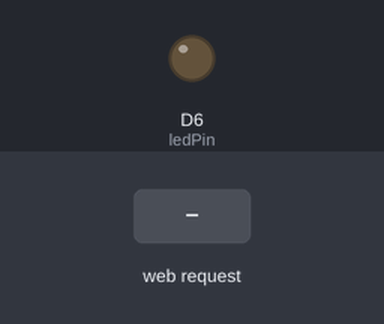
The sketch below on a simulated ESP8266 (NodeMCU). On the bench: output pins drawn as LEDs (lit = HIGH). The inputs (shaded band) are chosen by the test bench. WiFi joins after 1.5 s; servers stay silent unless stated; network time is answered at once with the bench clock; the local clock reads 2024-03-15 10:24:30 at power-on unless the sketch sets it; what the sketch prints to the serial monitor is not drawn.

Above: at 2.7 s.
2.8 s: HTTP request GET /6/on received
At 4.2 s:
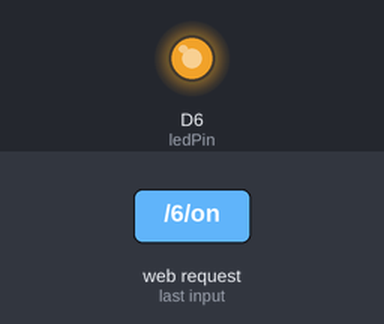
5.2 s: HTTP request GET /6/off received
At 6.3 s:
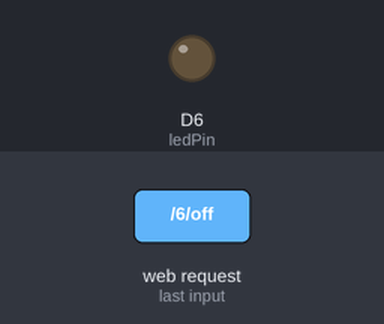
6.7 s: HTTP request GET /4/on received
At 7.5 s:
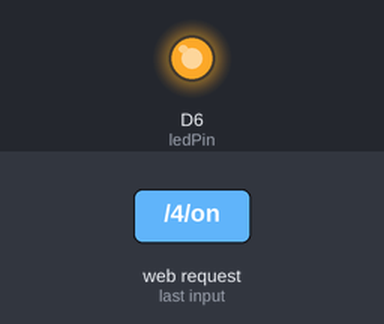
Timing chart, 0 to 9.7 s (numbered marks = the images above; inputs shaded):
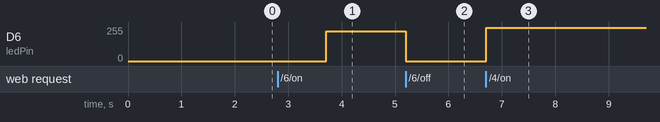

Measured:
- after the input at 2.8 s, D6 (ledPin): 0/255 → 224/255 after 0.91 s
- after the input at 5.2 s, D6 (ledPin): 224/255 → 0/255 at once
- after the input at 6.7 s, D6 (ledPin): 0/255 → 249/255 at once

The sketch:

WiFiAccessPoint.ino
```cpp
// Load Wi-Fi library
#include <ESP8266WiFi.h>
#include <NTPClient.h>
#include <WiFiUdp.h>
// Replace with your network credentials
const char* ssid     = "Beeline_2G_F22959";
const char* password = "dUNFcUEP";
// some time properties
const long utcOffsetInSeconds = 3600;
char daysOfTheWeek[7][12] = {"Sunday", "Monday", "Tuesday", "Wednesday", "Thursday", "Friday", "Saturday"};
// Define NTP Client to get time
WiFiUDP ntpUDP;
NTPClient timeClient(ntpUDP, "pool.ntp.org", utcOffsetInSeconds);

// Set web server port number to 80
WiFiServer server(80);

// Variable to store the HTTP request
String header;

// Auxiliar variables to store the current output state
String ledPinState = "off";

// Assign output variables to GPIO pins
const int ledPin = D6;
int bright = 900;
// Current time
unsigned long currentTime = millis();
// Previous time
unsigned long previousTime = 0;
// Define timeout time in milliseconds (example: 2000ms = 2s)
const long timeoutTime = 2000;

//some my variables
int per; // percent of brightness
int var_clock;
bool flag = 0;
int previous_state=bright;
void setup() {
  Serial.begin(115200);
  // Initialize the output variables as outputs
  pinMode(ledPin, OUTPUT);
  // Set outputs to LOW

  // Connect to Wi-Fi network with SSID and password
  Serial.print("Connecting to ");
  Serial.println(ssid);
  WiFi.begin(ssid, password);
  while (WiFi.status() != WL_CONNECTED) {
    delay(500);
    Serial.print(".");
  }
  // Print local IP address and start web server
  Serial.println("");
  Serial.println("WiFi connected.");
  Serial.println("IP address: ");
  Serial.println(WiFi.localIP());
  server.begin();
  timeClient.begin();
}

void loop() {
  // read time from router
  timeClient.update();
  var_clock = timeClient.getHours() + 6; // my router give me time less than my by 6
  // turn on led for plants at 14:00
  if (var_clock==12 && flag == 0) {
    analogWrite(ledPin, bright);
    Serial.println("let me go");
    ledPinState = "on";
    flag = 1;
  } // off led at 23:00
  else if (var_clock==23 && flag == 1) {
    analogWrite(ledPin, LOW);
    ledPinState = "off";
    Serial.println(var_clock);
    Serial.println("how to get uot of here");
    flag = 0;
  }


  WiFiClient client = server.available();   // Listen for incoming clients
  if (client) {                             // If a new client connects,
    Serial.println("New Client.");          // print a message out in the serial port
    String currentLine = "";                // make a String to hold incoming data from the client
    currentTime = millis();
    previousTime = currentTime;
    while (client.connected() && currentTime - previousTime <= timeoutTime) { // loop while the client's connected
      currentTime = millis();
      if (client.available()) {             // if there's bytes to read from the client,
        char c = client.read();             // read a byte, then
        Serial.write(c);                    // print it out the serial monitor
        header += c;
        if (c == '\n') {                    // if the byte is a newline character
          // if the current line is blank, you got two newline characters in a row.
          // that's the end of the client HTTP request, so send a response:
          if (currentLine.length() == 0) {
            // HTTP headers always start with a response code (e.g. HTTP/1.1 200 OK)
            // and a content-type so the client knows what's coming, then a blank line:
            client.println("HTTP/1.1 200 OK");
            client.println("Content-type:text/html");
            client.println("Connection: close");
            client.println();

            // turns the buttons
            if (header.indexOf("GET /6/on") >= 0) {
              ledPinState = "on";
              for (int dutyCycle = 0; dutyCycle < bright; dutyCycle++) {
                analogWrite(ledPin, dutyCycle);
                delay(1);
              }
              Serial.println("am i here?");
            } else if (header.indexOf("GET /6/off") >= 0) {
              Serial.println("how i get here?");
              ledPinState = "off";
              digitalWrite(ledPin, LOW);
              // if button "brighter" touch
            } else if (header.indexOf("GET /4/on") >= 0) {
              Serial.println("how i get here?");
              bright += 100;
              ledPinState = "on";
              if (bright > 1023) {
                bright = 1023;
              }
              Serial.println("how i get here again?");
              analogWrite(ledPin, bright);
              // if button "darkner" touch
            } else if (header.indexOf("GET /5/on") >= 0) {
              Serial.println("darkner");
              bright -= 100;
              ledPinState = "on";
              if (bright < 0) {
                bright = 0;
                ledPinState = "off";
              }
              analogWrite(ledPin, bright);
            }

            // Display the HTML web page
            client.println("<!DOCTYPE html><html>");
            client.println("<head><meta name=\"viewport\" content=\"width=device-width, initial-scale=1\">");
            client.println("<link rel=\"icon\" href=\"data:,\">");
            // CSS to style the on/off buttons
            // Feel free to change the background-color and font-size attributes to fit your preferences
            client.println("<style>html { font-family: Helvetica; display: inline-block; margin: 0px auto; text-align: center;}");
            client.println(".button { background-color: #195B6A; border: none; color: white; padding: 16px 40px;");
            client.println("text-decoration: none; font-size: 30px; margin: 2px; cursor: pointer;}");
            client.println(".button2 {background-color: #77878A;}</style></head>");

            // Web Page Heading
            client.println("<body><h1>State " + ledPinState + "</h1>");

            // Display current state, and ON/OFF buttons for GPIO 6
            client.println("<p> Mironov's Web Server</p>");
            // If the ledPinState is off, it displays the ON button
            if (ledPinState == "off") {
              client.println("<p><a href=\"/6/on\"><button class=\"button\">ON</button></a></p>");
            } else {
              client.println("<p><a href=\"/6/off\"><button class=\"button button2\">OFF</button></a></p>");
            }

            per = map(bright, 0, 1023, 0, 100);
            // Display current state, and ON/OFF buttons for brighter
            client.println("<p>" + String(per) + "</p>");
            // If the output4State is off, it displays the ON button
            client.println("<p><a href=\"/4/on\"><button class=\"button\">brighter</button></a></p>");

            // Display current state, and ON/OFF buttons for brighter
            client.println("<p>" + String(per) + "</p>");
            // If the output4State is off, it displays the ON button
            client.println("<p><a href=\"/5/on\"><button class=\"button\">darkner</button></a></p>");
            client.println("</body></html>");

            // The HTTP response ends with another blank line
            client.println();
            // Break out of the while loop
            break;
          } else { // if you got a newline, then clear currentLine
            currentLine = "";
          }
        } else if (c != '\r') {  // if you got anything else but a carriage return character,
          currentLine += c;      // add it to the end of the currentLine
        }
      }
    }
    // Clear the header variable
    header = "";
    // Close the connection
    client.stop();
    Serial.println("Client disconnected.");
    Serial.println("");
  }
}
```
